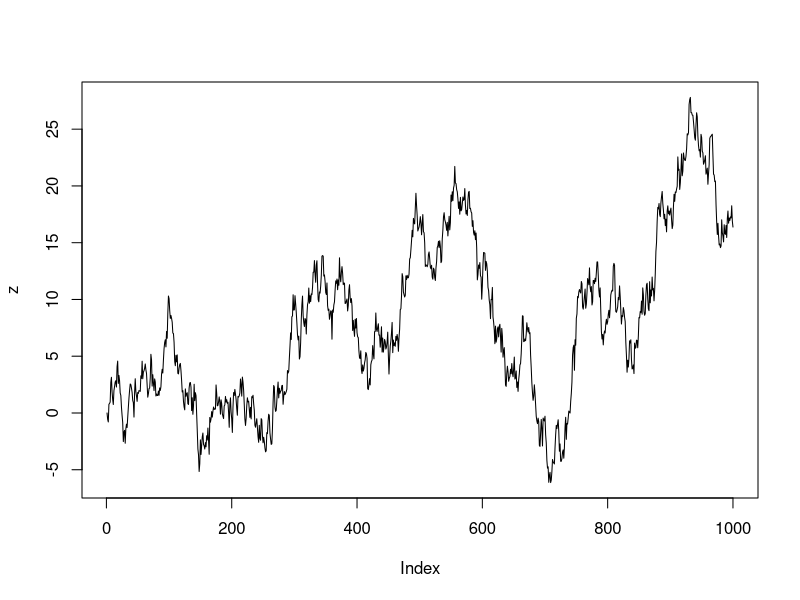
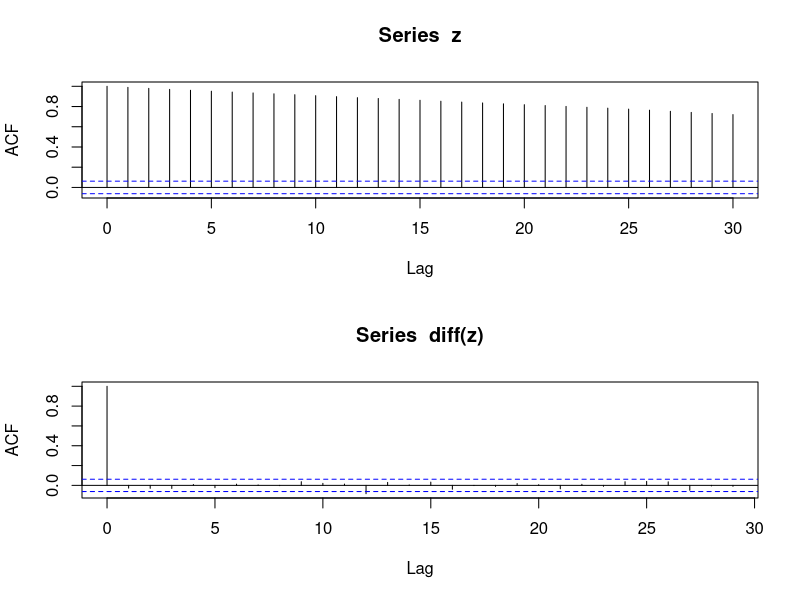
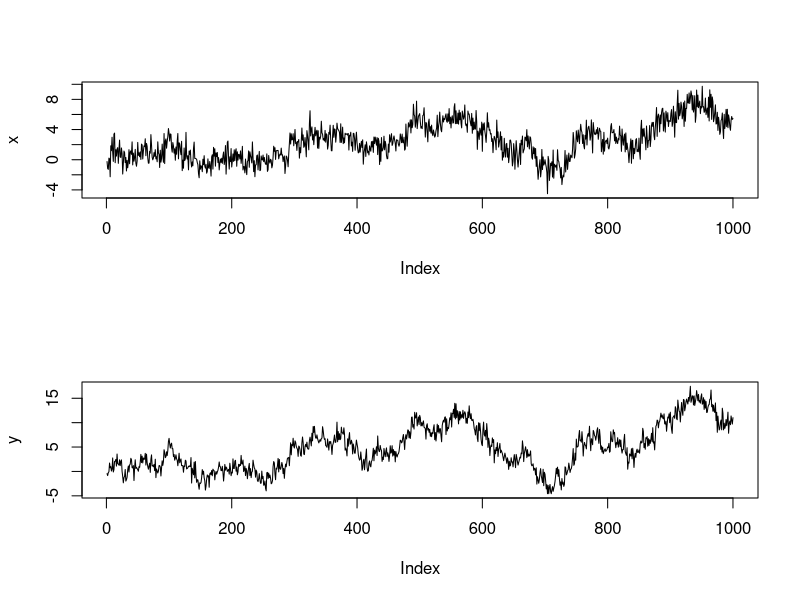
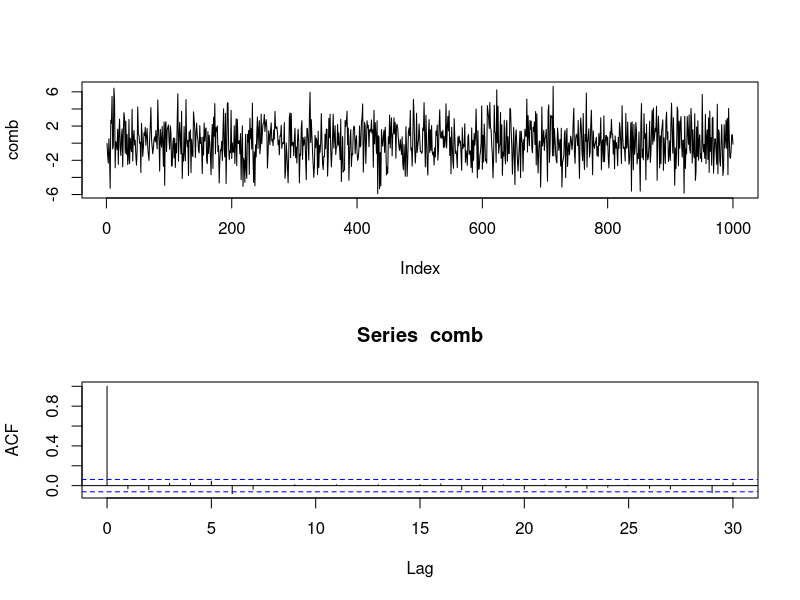
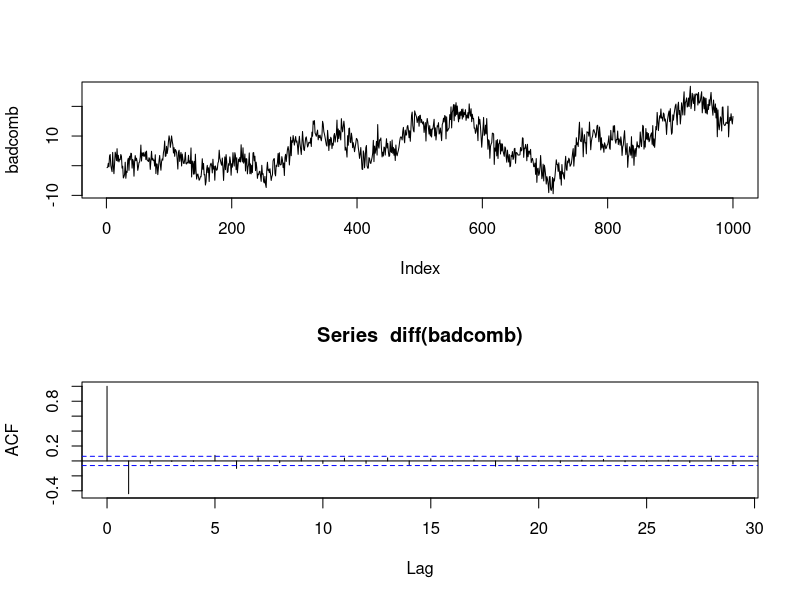

These charts were generated, in order, by the following R code:
# cointegration

library("tseries")

## SIMULATED DATA

## Create a simulated random walk
set.seed(123)
z <- rep(0, 1000)
for (i in 2:1000) z[i] <- z[i-1] + rnorm(1)
plot(z, type="l")

# Plot the autocorrelation of the
# series and its differences
layout(1:2)
acf(z)
acf(diff(z))

# For  x and y series that are
# functions of the z series
x <- y <- rep(0, 1000)
x <- 0.3*z + rnorm(1000)
y <- 0.6*z + rnorm(1000)
layout(1:2)
plot(x, type="l")
plot(y, type="l")

# Form the linear combination "comb"
# and plot its correlogram
comb <- 2*x - y
layout(1:2)
plot(comb, type="l")
acf(comb)

# Carry out the unit root tests
adf.test(comb)
pp.test(comb)
po.test(cbind(2*x,-1.0*y))

# Form a non-stationary linear combination
# and test for unit root with ADF test
badcomb <- -1.0*x + 2.0*y
layout(1:2)
plot(badcomb, type="l")
acf(diff(badcomb))
adf.test(badcomb)
